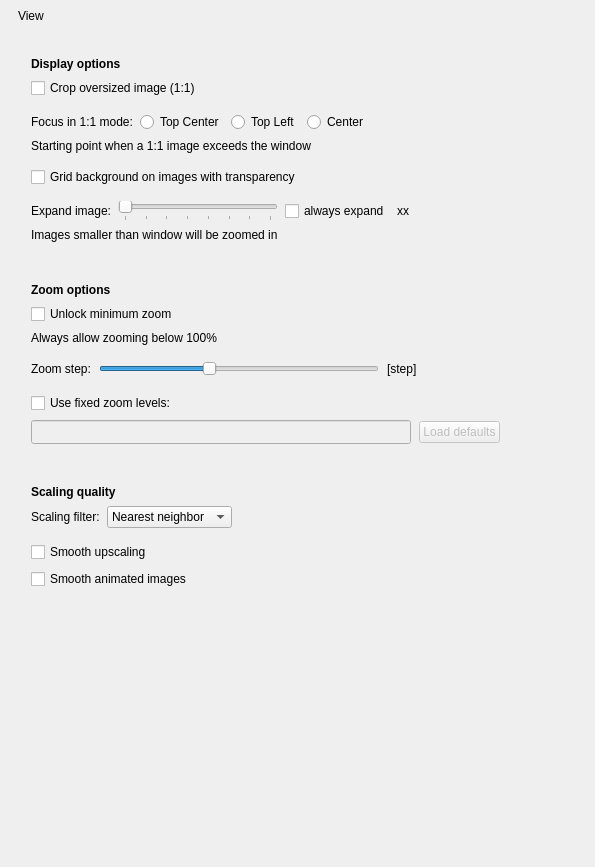
             <widget class="QWidget" name="scrollAreaWidgetContents_3">
              <property name="geometry">
               <rect>
                <x>0</x>
                <y>0</y>
                <width>595</width>
                <height>867</height>
               </rect>
              </property>
              <layout class="QVBoxLayout" name="verticalLayout_27">
               <property name="spacing">
                <number>9</number>
               </property>
               <property name="leftMargin">
                <number>18</number>
               </property>
               <property name="topMargin">
                <number>9</number>
               </property>
               <property name="rightMargin">
                <number>18</number>
               </property>
               <property name="bottomMargin">
                <number>9</number>
               </property>
               <item>
                <widget class="QLabel" name="label_9">
                 <property name="accessibleName">
                  <string notr="true">SHeaderText</string>
                 </property>
                 <property name="text">
                  <string>View</string>
                 </property>
                </widget>
               </item>
               <item>
                <widget class="QWidget" name="widget_4" native="true">
                 <property name="accessibleName">
                  <string notr="true">SHeaderLine</string>
                 </property>
                </widget>
               </item>
               <item>
                <spacer name="verticalSpacer_8">
                 <property name="orientation">
                  <enum>Qt::Vertical</enum>
                 </property>
                 <property name="sizeType">
                  <enum>QSizePolicy::Fixed</enum>
                 </property>
                 <property name="sizeHint" stdset="0">
                  <size>
                   <width>20</width>
                   <height>6</height>
                  </size>
                 </property>
                </spacer>
               </item>
               <item>
                <widget class="QWidget" name="displayGroup" native="true">
                 <property name="accessibleName">
                  <string notr="true">SGroup</string>
                 </property>
                 <layout class="QVBoxLayout" name="verticalLayout_13">
                  <property name="spacing">
                   <number>7</number>
                  </property>
                  <property name="leftMargin">
                   <number>13</number>
                  </property>
                  <property name="topMargin">
                   <number>10</number>
                  </property>
                  <property name="rightMargin">
                   <number>13</number>
                  </property>
                  <property name="bottomMargin">
                   <number>10</number>
                  </property>
                  <item>
                   <widget class="QLabel" name="label_40">
                    <property name="font">
                     <font>
                      <bold>true</bold>
                     </font>
                    </property>
                    <property name="text">
                     <string>Display options</string>
                    </property>
                   </widget>
                  </item>
                  <item>
                   <layout class="QHBoxLayout" name="horizontalLayout_29">
                    <property name="leftMargin">
                     <number>0</number>
                    </property>
                    <property name="topMargin">
                     <number>0</number>
                    </property>
                    <property name="rightMargin">
                     <number>0</number>
                    </property>
                    <item>
                     <widget class="QCheckBox" name="fit1to1CheckBox">
                      <property name="text">
                       <string>Crop oversized image (1:1)</string>
                      </property>
                     </widget>
                    </item>
                    <item>
                     <spacer name="horizontalSpacer_21">
                      <property name="orientation">
                       <enum>Qt::Horizontal</enum>
                      </property>
                      <property name="sizeHint" stdset="0">
                       <size>
                        <width>40</width>
                        <height>20</height>
                       </size>
                      </property>
                     </spacer>
                    </item>
                   </layout>
                  </item>
                  <item>
                   <widget class="QWidget" name="widget_3" native="true">
                    <property name="accessibleName">
                     <string notr="true">SLine</string>
                    </property>
                   </widget>
                  </item>
                  <item>
                   <layout class="QHBoxLayout" name="horizontalLayout_31">
                    <property name="leftMargin">
                     <number>0</number>
                    </property>
                    <property name="topMargin">
                     <number>0</number>
                    </property>
                    <property name="rightMargin">
                     <number>0</number>
                    </property>
                    <item>
                     <widget class="QLabel" name="label_26">
                      <property name="sizePolicy">
                       <sizepolicy hsizetype="Minimum" vsizetype="Preferred">
                        <horstretch>0</horstretch>
                        <verstretch>0</verstretch>
                       </sizepolicy>
                      </property>
                      <property name="text">
                       <string>Focus in 1:1 mode:</string>
                      </property>
                     </widget>
                    </item>
                    <item>
                     <widget class="QRadioButton" name="focus1to1TopCenter">
                      <property name="text">
                       <string>Top Center</string>
                      </property>
                     </widget>
                    </item>
                    <item>
                     <widget class="QRadioButton" name="focus1to1TopLeft">
                      <property name="text">
                       <string>Top Left</string>
                      </property>
                     </widget>
                    </item>
                    <item>
                     <widget class="QRadioButton" name="focus1to1Center">
                      <property name="text">
                       <string>Center</string>
                      </property>
                     </widget>
                    </item>
                    <item>
                     <spacer name="horizontalSpacer_23">
                      <property name="orientation">
                       <enum>Qt::Horizontal</enum>
                      </property>
                      <property name="sizeHint" stdset="0">
                       <size>
                        <width>40</width>
                        <height>20</height>
                       </size>
                      </property>
                     </spacer>
                    </item>
                   </layout>
                  </item>
                  <item>
                   <widget class="QLabel" name="label_10">
                    <property name="accessibleName">
                     <string notr="true">SNoteText</string>
                    </property>
                    <property name="text">
                     <string>Starting point when a 1:1 image exceeds the window</string>
                    </property>
                   </widget>
                  </item>
                  <item>
                   <widget class="QWidget" name="widget_8" native="true">
                    <property name="accessibleName">
                     <string notr="true">SLine</string>
                    </property>
                   </widget>
                  </item>
                  <item>
                   <widget class="QCheckBox" name="transparencyGridCheckBox">
                    <property name="enabled">
                     <bool>true</bool>
                    </property>
                    <property name="sizePolicy">
                     <sizepolicy hsizetype="Minimum" vsizetype="Minimum">
                      <horstretch>0</horstretch>
                      <verstretch>0</verstretch>
                     </sizepolicy>
                    </property>
                    <property name="text">
                     <string>Grid background on images with transparency</string>
                    </property>
                   </widget>
                  </item>
                  <item>
                   <widget class="QWidget" name="widget_21" native="true">
                    <property name="accessibleName">
                     <string notr="true">SLine</string>
                    </property>
                   </widget>
                  </item>
                  <item>
                   <layout class="QHBoxLayout" name="horizontalLayout_30">
                    <property name="leftMargin">
                     <number>0</number>
                    </property>
                    <property name="topMargin">
                     <number>0</number>
                    </property>
                    <property name="rightMargin">
                     <number>0</number>
                    </property>
                    <item>
                     <widget class="QLabel" name="expandImageLabel">
                      <property name="text">
                       <string>Expand image:</string>
                      </property>
                     </widget>
                    </item>
                    <item>
                     <widget class="QSlider" name="expandLimitSlider">
                      <property name="sizePolicy">
                       <sizepolicy hsizetype="Fixed" vsizetype="Preferred">
                        <horstretch>0</horstretch>
                        <verstretch>0</verstretch>
                       </sizepolicy>
                      </property>
                      <property name="minimumSize">
                       <size>
                        <width>160</width>
                        <height>0</height>
                       </size>
                      </property>
                      <property name="minimum">
                       <number>0</number>
                      </property>
                      <property name="maximum">
                       <number>14</number>
                      </property>
                      <property name="singleStep">
                       <number>1</number>
                      </property>
                      <property name="pageStep">
                       <number>2</number>
                      </property>
                      <property name="value">
                       <number>0</number>
                      </property>
                      <property name="orientation">
                       <enum>Qt::Horizontal</enum>
                      </property>
                      <property name="tickPosition">
                       <enum>QSlider::TicksBelow</enum>
                      </property>
                      <property name="tickInterval">
                       <number>2</number>
                      </property>
                     </widget>
                    </item>
                    <item>
                     <widget class="QCheckBox" name="alwaysExpandCheckBox">
                      <property name="text">
                       <string>always expand</string>
                      </property>
                     </widget>
                    </item>
                    <item>
                     <widget class="QWidget" name="expandImagesGroupContents" native="true">
                      <layout class="QHBoxLayout" name="horizontalLayout_17">
                       <property name="leftMargin">
                        <number>0</number>
                       </property>
                       <property name="topMargin">
                        <number>0</number>
                       </property>
                       <property name="rightMargin">
                        <number>0</number>
                       </property>
                       <property name="bottomMargin">
                        <number>0</number>
                       </property>
                       <item>
                        <widget class="QLabel" name="expandLimitLabel">
                         <property name="sizePolicy">
                          <sizepolicy hsizetype="Fixed" vsizetype="Preferred">
                           <horstretch>0</horstretch>
                           <verstretch>0</verstretch>
                          </sizepolicy>
                         </property>
                         <property name="minimumSize">
                          <size>
                           <width>35</width>
                           <height>0</height>
                          </size>
                         </property>
                         <property name="maximumSize">
                          <size>
                           <width>35</width>
                           <height>16777215</height>
                          </size>
                         </property>
                         <property name="text">
                          <string>xx</string>
                         </property>
                         <property name="alignment">
                          <set>Qt::AlignLeading|Qt::AlignLeft|Qt::AlignVCenter</set>
                         </property>
                        </widget>
                       </item>
                      </layout>
                     </widget>
                    </item>
                    <item>
                     <spacer name="horizontalSpacer_22">
                      <property name="orientation">
                       <enum>Qt::Horizontal</enum>
                      </property>
                      <property name="sizeHint" stdset="0">
                       <size>
                        <width>40</width>
                        <height>20</height>
                       </size>
                      </property>
                     </spacer>
                    </item>
                   </layout>
                  </item>
                  <item>
                   <widget class="QLabel" name="label_13">
                    <property name="accessibleName">
                     <string notr="true">SNoteText</string>
                    </property>
                    <property name="text">
                     <string>Images smaller than window will be zoomed in</string>
                    </property>
                   </widget>
                  </item>
                 </layout>
                </widget>
               </item>
               <item>
                <spacer name="verticalSpacer_20">
                 <property name="orientation">
                  <enum>Qt::Vertical</enum>
                 </property>
                 <property name="sizeType">
                  <enum>QSizePolicy::Fixed</enum>
                 </property>
                 <property name="sizeHint" stdset="0">
                  <size>
                   <width>20</width>
                   <height>12</height>
                  </size>
                 </property>
                </spacer>
               </item>
               <item>
                <widget class="QWidget" name="zoomGroup" native="true">
                 <property name="accessibleName">
                  <string notr="true">SGroup</string>
                 </property>
                 <layout class="QVBoxLayout" name="verticalLayout_8">
                  <property name="spacing">
                   <number>7</number>
                  </property>
                  <property name="leftMargin">
                   <number>13</number>
                  </property>
                  <property name="topMargin">
                   <number>10</number>
                  </property>
                  <property name="rightMargin">
                   <number>13</number>
                  </property>
                  <property name="bottomMargin">
                   <number>10</number>
                  </property>
                  <item>
                   <widget class="QLabel" name="label_19">
                    <property name="font">
                     <font>
                      <bold>true</bold>
                     </font>
                    </property>
                    <property name="text">
                     <string>Zoom options</string>
                    </property>
                   </widget>
                  </item>
                  <item>
                   <widget class="QCheckBox" name="unlockMinZoomCheckBox">
                    <property name="text">
                     <string>Unlock minimum zoom</string>
                    </property>
                   </widget>
                  </item>
                  <item>
                   <widget class="QLabel" name="label_44">
                    <property name="accessibleName">
                     <string notr="true">SNoteText</string>
                    </property>
                    <property name="text">
                     <string>Always allow zooming below 100%</string>
                    </property>
                   </widget>
                  </item>
                  <item>
                   <widget class="QWidget" name="widget_11" native="true">
                    <property name="accessibleName">
                     <string notr="true">SLine</string>
                    </property>
                   </widget>
                  </item>
                  <item>
                   <layout class="QHBoxLayout" name="horizontalLayout_20" stretch="0,0,0,0">
                    <property name="spacing">
                     <number>8</number>
                    </property>
                    <property name="topMargin">
                     <number>0</number>
                    </property>
                    <property name="rightMargin">
                     <number>0</number>
                    </property>
                    <item>
                     <widget class="QLabel" name="label_12">
                      <property name="text">
                       <string>Zoom step:</string>
                      </property>
                     </widget>
                    </item>
                    <item>
                     <widget class="QSlider" name="zoomStepSlider">
                      <property name="sizePolicy">
                       <sizepolicy hsizetype="Preferred" vsizetype="Fixed">
                        <horstretch>0</horstretch>
                        <verstretch>0</verstretch>
                       </sizepolicy>
                      </property>
                      <property name="minimumSize">
                       <size>
                        <width>280</width>
                        <height>0</height>
                       </size>
                      </property>
                      <property name="maximumSize">
                       <size>
                        <width>300</width>
                        <height>16777215</height>
                       </size>
                      </property>
                      <property name="minimum">
                       <number>1</number>
                      </property>
                      <property name="maximum">
                       <number>50</number>
                      </property>
                      <property name="pageStep">
                       <number>10</number>
                      </property>
                      <property name="value">
                       <number>20</number>
                      </property>
                      <property name="orientation">
                       <enum>Qt::Horizontal</enum>
                      </property>
                      <property name="tickPosition">
                       <enum>QSlider::NoTicks</enum>
                      </property>
                      <property name="tickInterval">
                       <number>5</number>
                      </property>
                     </widget>
                    </item>
                    <item>
                     <widget class="QLabel" name="zoomStepLabel">
                      <property name="sizePolicy">
                       <sizepolicy hsizetype="Preferred" vsizetype="Preferred">
                        <horstretch>0</horstretch>
                        <verstretch>0</verstretch>
                       </sizepolicy>
                      </property>
                      <property name="minimumSize">
                       <size>
                        <width>60</width>
                        <height>0</height>
                       </size>
                      </property>
                      <property name="maximumSize">
                       <size>
                        <width>60</width>
                        <height>16777215</height>
                       </size>
                      </property>
                      <property name="text">
                       <string>[step]</string>
                      </property>
                     </widget>
                    </item>
                    <item>
                     <spacer name="horizontalSpacer_4">
                      <property name="orientation">
                       <enum>Qt::Horizontal</enum>
                      </property>
                      <property name="sizeHint" stdset="0">
                       <size>
                        <width>40</width>
                        <height>20</height>
                       </size>
                      </property>
                     </spacer>
                    </item>
                   </layout>
                  </item>
                  <item>
                   <widget class="QWidget" name="widget_22" native="true">
                    <property name="accessibleName">
                     <string notr="true">SLine</string>
                    </property>
                   </widget>
                  </item>
                  <item>
                   <widget class="QCheckBox" name="useFixedZoomLevelsCheckBox">
                    <property name="text">
                     <string>Use fixed zoom levels:</string>
                    </property>
                   </widget>
                  </item>
                  <item>
                   <widget class="QWidget" name="widget" native="true">
                    <property name="enabled">
                     <bool>false</bool>
                    </property>
                    <layout class="QHBoxLayout" name="horizontalLayout_26">
                     <property name="spacing">
                      <number>8</number>
                     </property>
                     <property name="leftMargin">
                      <number>0</number>
                     </property>
                     <property name="topMargin">
                      <number>0</number>
                     </property>
                     <property name="rightMargin">
                      <number>0</number>
                     </property>
                     <property name="bottomMargin">
                      <number>0</number>
                     </property>
                     <item>
                      <widget class="QLineEdit" name="zoomLevels">
                       <property name="sizePolicy">
                        <sizepolicy hsizetype="Minimum" vsizetype="Fixed">
                         <horstretch>0</horstretch>
                         <verstretch>0</verstretch>
                        </sizepolicy>
                       </property>
                       <property name="minimumSize">
                        <size>
                         <width>380</width>
                         <height>24</height>
                        </size>
                       </property>
                      </widget>
                     </item>
                     <item>
                      <widget class="QPushButton" name="resetZoomLevelsButton">
                       <property name="text">
                        <string>Load defaults</string>
                       </property>
                      </widget>
                     </item>
                     <item>
                      <spacer name="horizontalSpacer_30">
                       <property name="orientation">
                        <enum>Qt::Horizontal</enum>
                       </property>
                       <property name="sizeHint" stdset="0">
                        <size>
                         <width>40</width>
                         <height>20</height>
                        </size>
                       </property>
                      </spacer>
                     </item>
                    </layout>
                   </widget>
                  </item>
                 </layout>
                </widget>
               </item>
               <item>
                <spacer name="verticalSpacer_13">
                 <property name="orientation">
                  <enum>Qt::Vertical</enum>
                 </property>
                 <property name="sizeType">
                  <enum>QSizePolicy::Fixed</enum>
                 </property>
                 <property name="sizeHint" stdset="0">
                  <size>
                   <width>20</width>
                   <height>12</height>
                  </size>
                 </property>
                </spacer>
               </item>
               <item>
                <widget class="QWidget" name="scalingGroup" native="true">
                 <property name="accessibleName">
                  <string notr="true">SGroup</string>
                 </property>
                 <layout class="QVBoxLayout" name="verticalLayout_24">
                  <property name="spacing">
                   <number>7</number>
                  </property>
                  <property name="leftMargin">
                   <number>13</number>
                  </property>
                  <property name="topMargin">
                   <number>10</number>
                  </property>
                  <property name="rightMargin">
                   <number>13</number>
                  </property>
                  <property name="bottomMargin">
                   <number>10</number>
                  </property>
                  <item>
                   <widget class="QLabel" name="title3">
                    <property name="font">
                     <font>
                      <bold>true</bold>
                     </font>
                    </property>
                    <property name="text">
                     <string>Scaling quality</string>
                    </property>
                   </widget>
                  </item>
                  <item>
                   <layout class="QHBoxLayout" name="horizontalLayout_5">
                    <item>
                     <widget class="QLabel" name="scalingQualityLabel">
                      <property name="enabled">
                       <bool>true</bool>
                      </property>
                      <property name="sizePolicy">
                       <sizepolicy hsizetype="Minimum" vsizetype="Minimum">
                        <horstretch>0</horstretch>
                        <verstretch>0</verstretch>
                       </sizepolicy>
                      </property>
                      <property name="minimumSize">
                       <size>
                        <width>0</width>
                        <height>0</height>
                       </size>
                      </property>
                      <property name="toolTip">
                       <string/>
                      </property>
                      <property name="text">
                       <string>Scaling filter:</string>
                      </property>
                     </widget>
                    </item>
                    <item>
                     <widget class="QComboBox" name="scalingQualityComboBox">
                      <property name="enabled">
                       <bool>true</bool>
                      </property>
                      <property name="sizePolicy">
                       <sizepolicy hsizetype="Minimum" vsizetype="Minimum">
                        <horstretch>0</horstretch>
                        <verstretch>0</verstretch>
                       </sizepolicy>
                      </property>
                      <property name="minimumSize">
                       <size>
                        <width>0</width>
                        <height>0</height>
                       </size>
                      </property>
                      <property name="toolTip">
                       <string/>
                      </property>
                      <property name="toolTipDuration">
                       <number>-1</number>
                      </property>
                      <property name="currentIndex">
                       <number>0</number>
                      </property>
                      <item>
                       <property name="text">
                        <string>Nearest neighbor</string>
                       </property>
                      </item>
                      <item>
                       <property name="text">
                        <string>Bilinear</string>
                       </property>
                      </item>
                     </widget>
                    </item>
                    <item>
                     <spacer name="horizontalSpacer_29">
                      <property name="orientation">
                       <enum>Qt::Horizontal</enum>
                      </property>
                      <property name="sizeHint" stdset="0">
                       <size>
                        <width>40</width>
                        <height>20</height>
                       </size>
                      </property>
                     </spacer>
                    </item>
                   </layout>
                  </item>
                  <item>
                   <widget class="QWidget" name="widget_10" native="true">
                    <property name="accessibleName">
                     <string notr="true">SLine</string>
                    </property>
                   </widget>
                  </item>
                  <item>
                   <widget class="QCheckBox" name="smoothUpscalingCheckBox">
                    <property name="sizePolicy">
                     <sizepolicy hsizetype="MinimumExpanding" vsizetype="Minimum">
                      <horstretch>0</horstretch>
                      <verstretch>0</verstretch>
                     </sizepolicy>
                    </property>
                    <property name="minimumSize">
                     <size>
                      <width>0</width>
                      <height>0</height>
                     </size>
                    </property>
                    <property name="toolTip">
                     <string>When unchecked, nearest neighbor algorithm will be used for upscaling.</string>
                    </property>
                    <property name="text">
                     <string>Smooth upscaling</string>
                    </property>
                   </widget>
                  </item>
                  <item>
                   <widget class="QCheckBox" name="smoothAnimatedImagesCheckBox">
                    <property name="sizePolicy">
                     <sizepolicy hsizetype="MinimumExpanding" vsizetype="Minimum">
                      <horstretch>0</horstretch>
                      <verstretch>0</verstretch>
                     </sizepolicy>
                    </property>
                    <property name="minimumSize">
                     <size>
                      <width>0</width>
                      <height>0</height>
                     </size>
                    </property>
                    <property name="text">
                     <string>Smooth animated images</string>
                    </property>
                   </widget>
                  </item>
                 </layout>
                </widget>
               </item>
               <item>
                <spacer name="verticalSpacer_7">
                 <property name="orientation">
                  <enum>Qt::Vertical</enum>
                 </property>
                 <property name="sizeHint" stdset="0">
                  <size>
                   <width>20</width>
                   <height>215</height>
                  </size>
                 </property>
                </spacer>
               </item>
              </layout>
             </widget>
